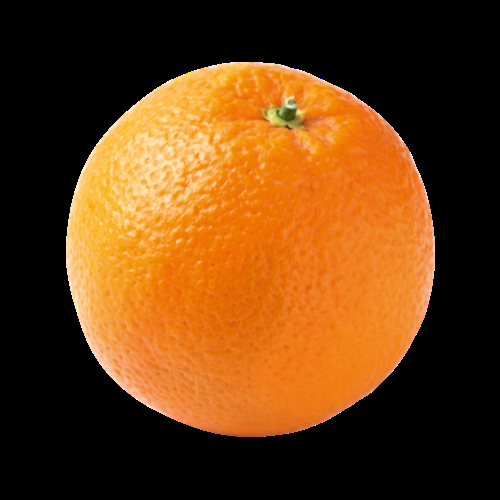
%> input picture orange.png, 500 x 500 px
$ octave image_color.m   (GNU Octave 9; MATLAB toolbox functions it lacks are replaced by stand-ins)
%> lines starting %> are read from the running program, lines starting %| are printed output that depends on the picture
# Octave 7.1.0, Sat Jul 27 12:05:46 2024 GMT <unknown@Laurence-Morales-16>
f = imread('C:\Users\PATRICK LAURENCE\Downloads\orange.png');
%> f is the input picture: size 500x500x3 uint8; mean R, G, B 104.8, 61.5, 19.7
figure
imshow(f)

size(f);

imwrite(f,'C:\Users\PATRICK LAURENCE\Downloads\orange.jpg');
figure
imshow(f)

g = rgb2gray(f);
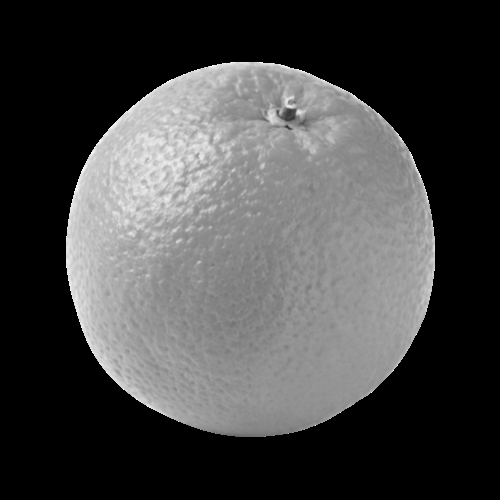
%> g: size 500x500 uint8; min 0, max 255, mean 69.7
size(f)
%> ans = [500 500 3]
figure
imshow(g)
whos f
whos g

imfinfo('C:\Users\PATRICK LAURENCE\Downloads\orange.jpg')
img_red = f;
img_red(:,:,2)=0;
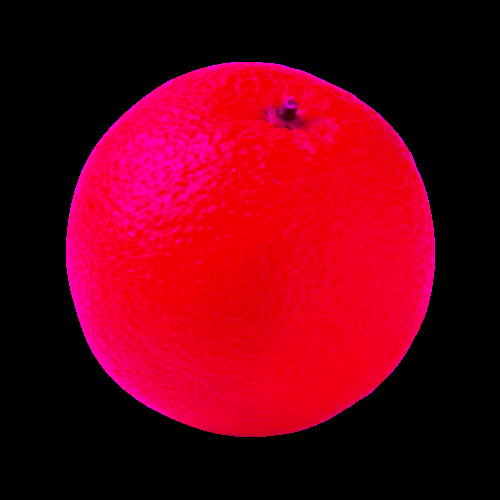
%> img_red: size 500x500x3 uint8; mean R, G, B 104.8, 0, 19.7
img_red(:,:,3)=0;
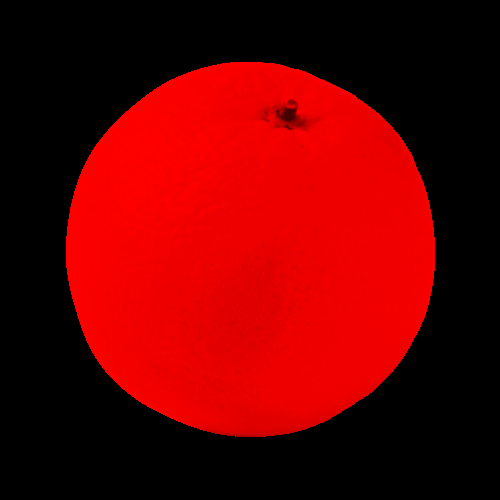
%> img_red: size 500x500x3 uint8; mean R, G, B 104.8, 0, 0
figure(1):imshow(img_red);

f = imread('C:\Users\PATRICK LAURENCE\Downloads\orange.png');
img_green = f;
img_green(:,:,1) = 0;
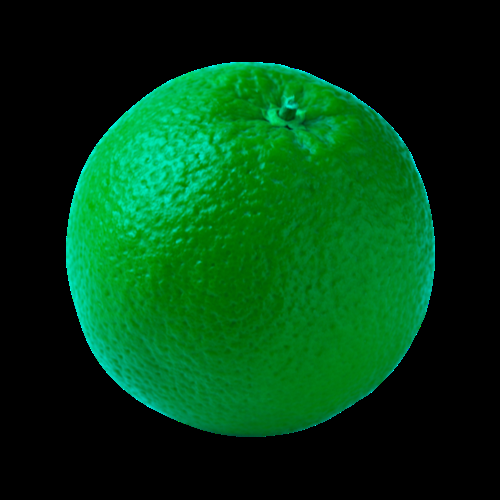
%> img_green: size 500x500x3 uint8; mean R, G, B 0, 61.5, 19.7
img_green(:,:,3) = 0;
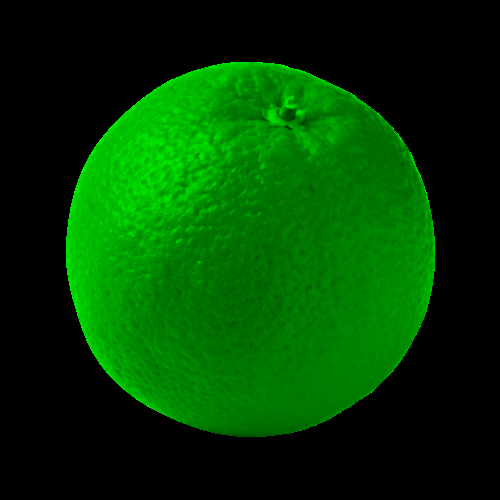
%> img_green: size 500x500x3 uint8; mean R, G, B 0, 61.5, 0
figure(2);imshow(img_green);

f = imread('C:\Users\PATRICK LAURENCE\Downloads\orange.png');
img_blue = f;
img_blue(:,:,1) = 0;
img_blue(:,:,2) = 0;
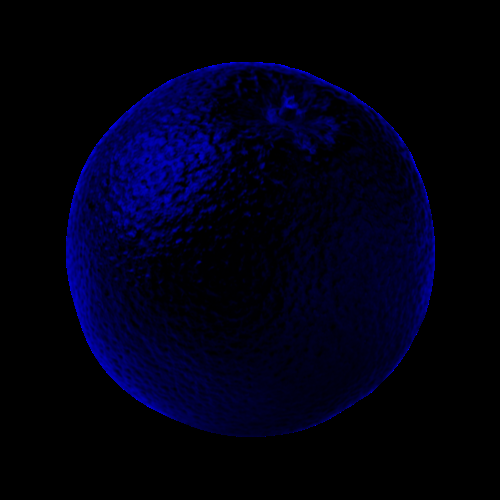
%> img_blue: size 500x500x3 uint8; mean R, G, B 0, 0, 19.7
figure(3);imshow(img_blue);

figure(4);imshow(g);

imwrite(img_red,'C:\Users\PATRICK LAURENCE\Downloads\img_red.png');
imwrite(img_green,'C:\Users\PATRICK LAURENCE\Downloads\img_green.png');
imwrite(img_blue,'C:\Users\PATRICK LAURENCE\Downloads\img_blue.png');
imwrite(g,'C:\Users\PATRICK LAURENCE\Downloads\gray.png');
